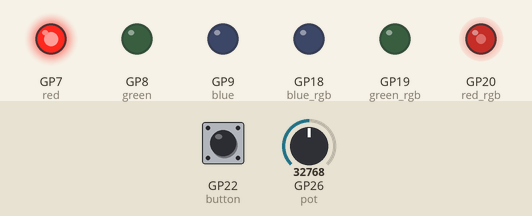
A program run on a simulated Raspberry Pi Pico running MicroPython. On the bench: output pins drawn as LEDs (lit = HIGH). Inputs (shaded band) come from the test bench; at power-on: GP26 (pot) = 32768, GP22 (button) HIGH (analog values on the 0–65535 scale).

Above: at 1.2 s.
1.3 s: GP26 (pot) set to 45874
At 2.5 s:
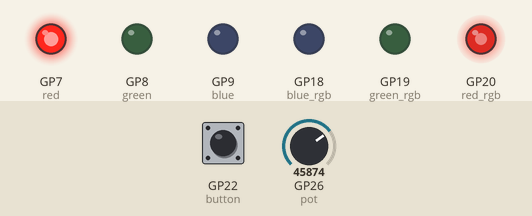
2.8 s: GP22 (button) pulled LOW for 0.15 s
At 4.2 s:
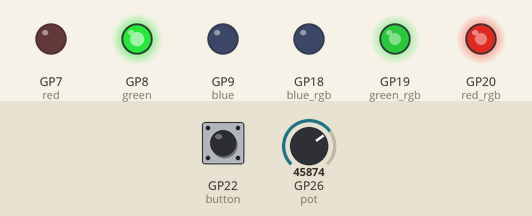
4.5 s: GP26 (pot) set to 57670
At 5.1 s:
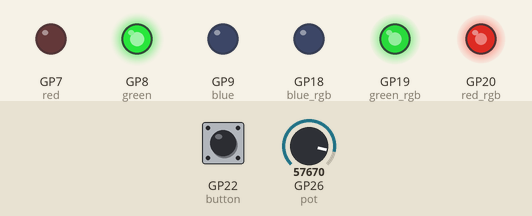
6.0 s: GP22 (button) pulled LOW for 1 s
At 6.7 s:
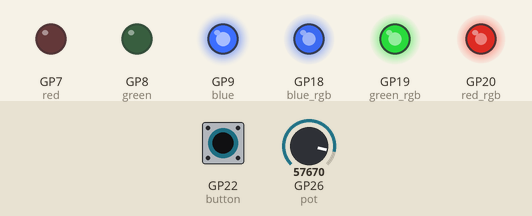
8.5 s: GP22 (button) pulled LOW for 0.15 s
At 9.8 s:
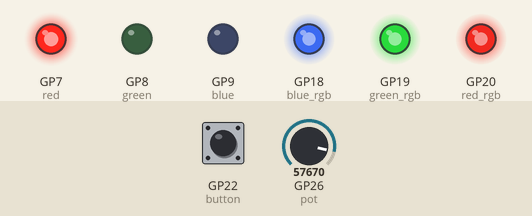
10.2 s: GP26 (pot) set to 32767
At 10.7 s:
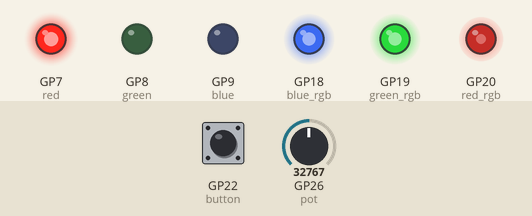
Timing chart, 0 to 12.7 s (numbered marks = the images above; inputs shaded):
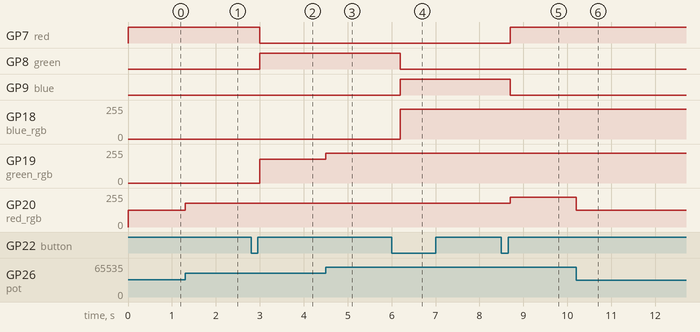

Measured:
- after the input at 1.3 s, GP20 (red_rgb): 127/255 → 178/255 at once
- after the input at 2.8 s, GP7 (red): HIGH → LOW after 0.20 s; GP8 (green): LOW → HIGH after 0.20 s; GP19 (green_rgb): 0/255 → 178/255 after 0.20 s
- after the input at 4.5 s, GP19 (green_rgb): 178/255 → 224/255 at once
- after the input at 6.0 s, GP8 (green): HIGH → LOW after 0.20 s; GP9 (blue): LOW → HIGH after 0.20 s; GP18 (blue_rgb): 0/255 → 224/255 after 0.20 s
- after the input at 8.5 s, GP7 (red): LOW → HIGH after 0.20 s; GP9 (blue): HIGH → LOW after 0.20 s; GP20 (red_rgb): 178/255 → 224/255 after 0.20 s
- after the input at 10.2 s, GP20 (red_rgb): 224/255 → 127/255 at once

The program:

rgb.py
```python
# import modules
########################################
from machine import Pin, PWM, ADC
from time import sleep

# set up pins
########################################
red_rgb = PWM(Pin(20), freq=1000)
green_rgb = PWM(Pin(19), freq=1000)
blue_rgb = PWM(Pin(18), freq=1000)

modes = ["Red", "Green", "Blue"]
currentMode = ""

redval = 0
greenval = 0
blueval = 0

red = Pin(7, Pin.OUT)
green = Pin(8, Pin.OUT)
blue = Pin(9, Pin.OUT)

redstate = False
greenstate = False
bluestate = False

pot = ADC(Pin(26))

button = Pin(22, Pin.IN, Pin.PULL_UP)
# button pressed button.value() == 0

duty_step = 129

counter = 0

prev_state = 1
buttonState = 0

# FUNCTIONS
#########################################

# Function to set RGB LED color
# Assume input is 0 to 255
# 100% of cycle (full brightness) is 65535 (255 * 257)
def set_color(r, g, b):
    red_rgb.duty_u16(r*257) # Red intensity
    green_rgb.duty_u16(g*257)  # Green intensity
    blue_rgb.duty_u16(b*257)  # Blue intensity

def map_adc_to_PWM(value, in_min=0, in_max=65535, out_min=0, out_max=255):
    return int((value - in_min) * (out_max - out_min) / (in_max - in_min) + out_min)


# MAIN CODE
#########################################

#assign initial values
red.off()
green.off()
blue.off()

set_color(redval, greenval, blueval)

while True:

    #add to counter when button is pressed
    buttonState = button.value()


    if (buttonState == 0 and prev_state == 1):
        counter = counter + 1
        sleep(0.2)  # debounce delay


    if counter == 3:
        counter = 0

    prev_state = buttonState

    #assign current mode based on counter value
    currentMode = modes[counter]

    #check potentiometer value and map to PWM range
    pot_value = map_adc_to_PWM(pot.read_u16())  # Read the potentiometer value (0-65535)
    PWM = (pot_value)

    #PWM value limits
    if PWM <= 20:
        PWM = 0

    if PWM >= 255:
        PWM = 255

    #button press logic to set color values based on current mode
    if currentMode == "Red":
        greenstate = False
        red.on()
        green.off()
        blue.off()

        if redstate == False and PWM >= redval:
            redstate = True

        if redstate == True:
            redval = int(PWM)
            set_color(redval, greenval, blueval)


    if currentMode == "Green":
        bluestate = False
        green.on()
        red.off()
        blue.off()

        if greenstate == False and PWM >= greenval:
            greenstate = True


        if greenstate == True:
            greenval = int(PWM)
            set_color(redval, greenval, blueval)

    if currentMode == "Blue":
        greenstate = False
        blue.on()
        red.off()
        green.off()

        if bluestate == False and PWM >= blueval:
            bluestate = True


        if bluestate == True:
            blueval = int(PWM)
            set_color(redval, greenval, blueval)
```
